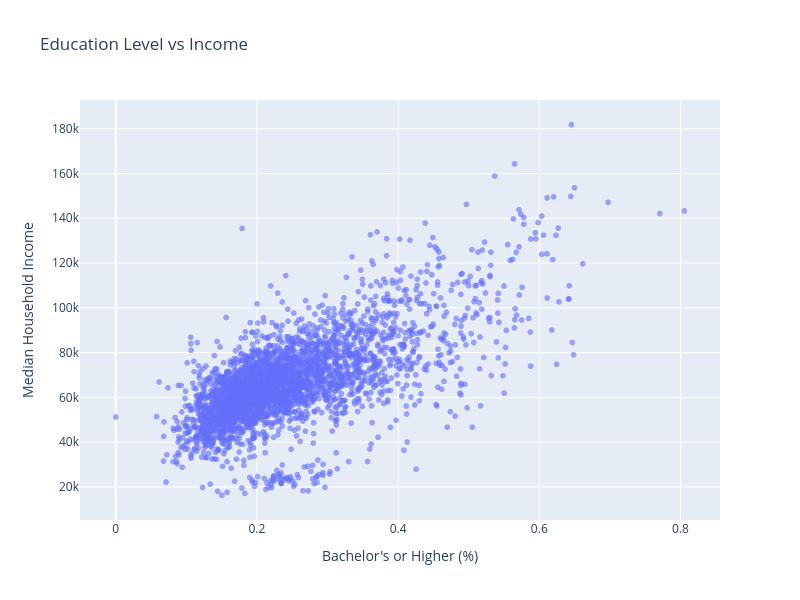

The notebook cell this image was saved under:
### Markdown cell above
---
## Education vs Income Relationship

This plot examines how education levels relate to median household income across counties.

Education is an important factor influencing economic opportunities and long-term income levels.

### Code cell
# -------------------------------------------------------
# Education vs Income Relationship (Interactive - Plotly)
# -------------------------------------------------------

import plotly.express as px

fig = px.scatter(
    df,
    x="bachelors_or_higher_pct",
    y="median_household_income",
    title="Education Level vs Income",
    opacity=0.6,
    hover_data=["county_name"],
    labels={
        "bachelors_or_higher_pct": "Bachelor's or Higher (%)",
        "median_household_income": "Median Household Income"
    }
)

fig.update_layout(
    width=800,
    height=600
)

fig.show()

### Figure 1 — Plotly figure (JSON) as saved in the notebook; plotly's stock layout.template omitted (floating-point values rounded to 4 significant figures; data arrays with more than 128 entries replaced by an {"elided": "..."} marker saying what was removed)
{"data": [{"customdata": {"elided": "3222x1 str values"}, "hovertemplate": "Bachelor's or Higher (%)=%{x}<br>Median Household Income=%{y}<br>county_name=%{customdata[0]}<extra></extra>", "legendgroup": "", "marker": {"color": "#636efa", "opacity": 0.6, "symbol": "circle"}, "mode": "markers", "name": "", "showlegend": false, "type": "scattergl", "x": {"elided": "3222 float values"}, "xaxis": "x", "y": {"elided": "3222 float values"}, "yaxis": "y"}], "layout": {"height": 600, "legend": {"tracegroupgap": 0}, "title": {"text": "Education Level vs Income"}, "width": 800, "xaxis": {"anchor": "y", "autorange": true, "domain": [0, 1], "range": [-0.05064, 0.856], "title": {"text": "Bachelor's or Higher (%)"}, "type": "linear"}, "yaxis": {"anchor": "x", "autorange": true, "domain": [0, 1], "range": [5262.0, 192800.0], "title": {"text": "Median Household Income"}, "type": "linear"}}}
